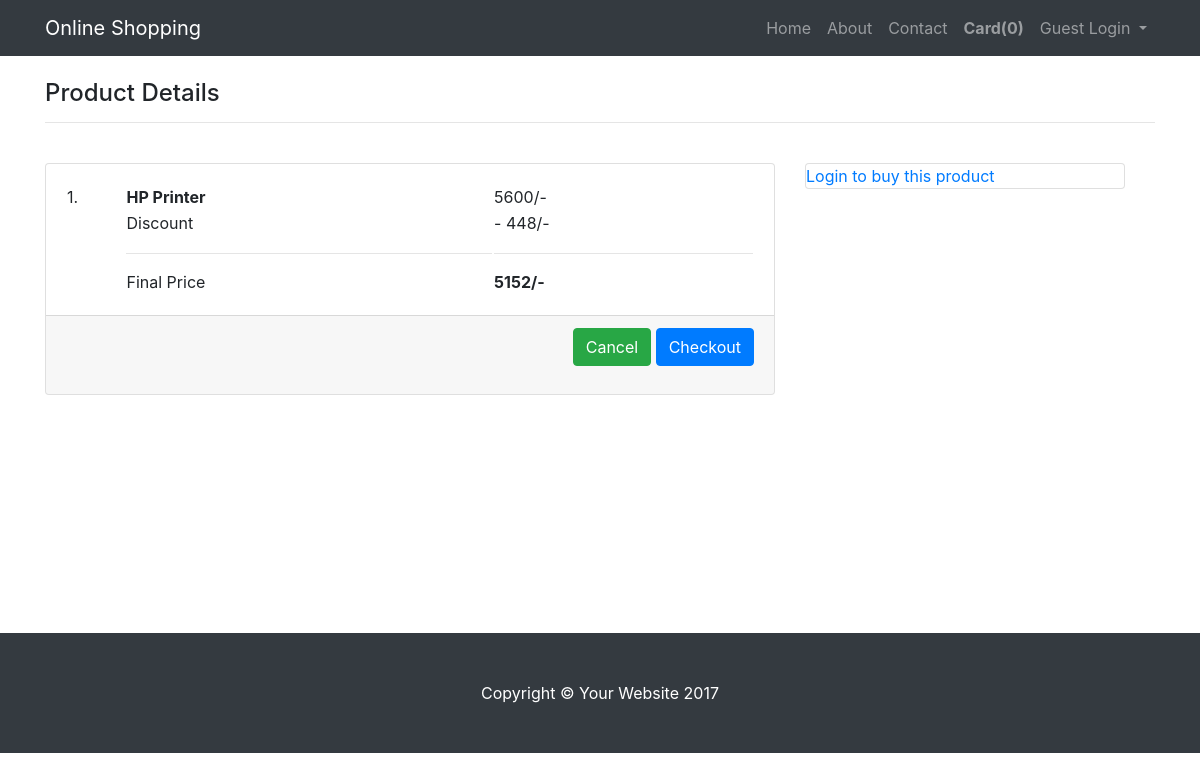
Page /buy.php?product=5 on the committed database.
### tables this page shows
CREATE TABLE `product` (
  `product_id` int(5) NOT NULL,
  `product_name` varchar(50) NOT NULL,
  `product_type` varchar(25) NOT NULL,
  `product_price` varchar(5) NOT NULL,
  `descount` varchar(2) NOT NULL,
  `descr` varchar(255) DEFAULT NULL,
  `product_img` varchar(255) DEFAULT NULL,
  `full_spe` varchar(255) DEFAULT NULL,
  `add_date` datetime DEFAULT CURRENT_TIMESTAMP
);

### include/conn.php (called while the page is built, shortened)
<?php
class Connect{
    public $conn;
    function __construct(){
        $this->conn = new mysqli("localhost","root","","market");
    }
     function select_data($sql,$no){
        $result = $this->conn->query($sql);
        $a = array();
        $j=0;
        if ($result->num_rows > 0) {
            while($row = $result->fetch_array()) {
                for($i=0;$i<$no;$i++){
                    $a[$j][$i] = $row[$i];
                }
                $j = $j+1;
            }
        }
        return $a;
    }
}
?>

### buy.php (the view, shortened to what this page needs)
<?php
require_once("include/conn.php");
$ob = new Connect();
if(isset($_GET['product'])){
    if(isset($_SESSION['userid'])){
        $userid = $_SESSION['userid'];
        $name = $_SESSION['name'];
    }else{
        $name = "";
    }
    $id = $_GET['product'];
    $product = $ob->select_data("SELECT `product_name`, `product_price`, `descount`, `descr`, `product_img` FROM `product` WHERE product_id = '$id'",5);
}else{
    ?>
<script>
    window.location.href="index.php";
</script>
<?php
}
?>
<!DOCTYPE html>
<html lang="en">
  <head>
    <link href="vendor/bootstrap/css/bootstrap.min.css" rel="stylesheet">
    <link href="css/shop-item.css" rel="stylesheet">
  </head>
  <body>
    <nav class="navbar navbar-expand-lg navbar-dark bg-dark fixed-top">
      <div class="container">
        <a class="navbar-brand" href="#">Online Shopping</a>
        <div class="collapse navbar-collapse" id="navbarResponsive">
          <ul class="navbar-nav ml-auto">
            <li>
              <a class="nav-link" href="index.php">Home
              </a>
            </li>
            <li class="nav-item">
              <a class="nav-link" href="about.html">About</a>
            </li>
            <li class="nav-item">
              <a class="nav-link" href="contact.html">Contact</a>
            </li>
              <li class="nav-item">
              <a class="nav-link" href="viewCard.php"><b>Card(<span id="card">0</span>)</b></a>
            </li>
              <li class="nav-item dropdown">
        <a class="nav-link dropdown-toggle" href="http://example.com" id="navbarDropdownMenuLink" data-toggle="dropdown" aria-haspopup="true" aria-expanded="false">
          <?php if(!empty($name)){echo "Welcome ".$name;}else{echo "Guest Login";} ?>
        </a>
      </li>
          </ul>
        </div>
      </div>
    </nav>
    <div class="container">
        <br/>
        <h4>Product Details</h4>
        <hr/>
      <div class="row">
        <div style="height:470px;" class="col-lg-8">
          <div class="card mt-4">
            <div class="card-body">
                <table style="width:100%">
                    <tr>
                        <td>1.</td>
                        <td><b><?php echo $product[0][0]; ?></b></td>
                        <td><?php echo $product[0][1]; ?>/-</td>
                    </tr>
                    <tr>
                        <td></td>
                        <td>Discount</td>
                        <td> - <?php echo ($product[0][1]*$product[0][2])/100; ?>/-</td>
                    </tr>
                    <tr>
                        <td></td>
                        <td><hr/>Final Price</td>
                        <td><hr/><b><?php echo $price = $product[0][1]-($product[0][1]*$product[0][2])/100; ?>/-</b></td>
                    </tr>
                </table>
            </div>
              <div class="card-footer">
                <p style="text-align:right">
                    <a href="index.php" class="btn btn-success">Cancel</a>
                    <input type="button" id="checkout" value="Checkout" class="btn btn-primary"/>
                </p>
              </div>
          </div>
        </div>
          <div class="col-lg-4">
              <br/>
              <div class="card" style="width: 20rem;">
                  <?php
                  if(!empty($userid)){
                    $sql = "SELECT `name`, `email`, `addr` FROM `user` WHERE user_id='$userid'";
                    $userDetails = $ob->select_data($sql,3);
                  ?>
                  <div class="card-body">
                      <?php if(count($userDetails[0])>0){?>
                    <h4 class="card-title"><?php echo $userDetails[0][0];?></h4>
                    <p class="card-text">Email : <?php echo $userDetails[0][1];?></p>
                    <p class="card-text">Address : <?php echo $userDetails[0][2];?></p>
                      <?php }}else{  ?>
                      <p class="card-text"><a href="login.php">Login to buy this product</a></p>
                      <?php } ?>
                  </div>
                </div>
          </div>
      </div>
      <br/>
    <footer class="py-5 bg-dark">
      <div class="container">
        <p class="m-0 text-center text-white">Copyright &copy; Your Website 2017</p>
      </div>
    </footer>
  </body>
</html>

### css/shop-item.css (style rules this page uses)
body { padding-top: 54px; }
@media (min-width: 992px) { body { padding-top: 56px; } }

### rows in the picture
product: product_name "HP Printer", product_price "5600", ($product[0][1]*$product[0][2])/100 "448", $price = $product[0][1]-($product[0][1]*$product[0][2])/100 "5152"
